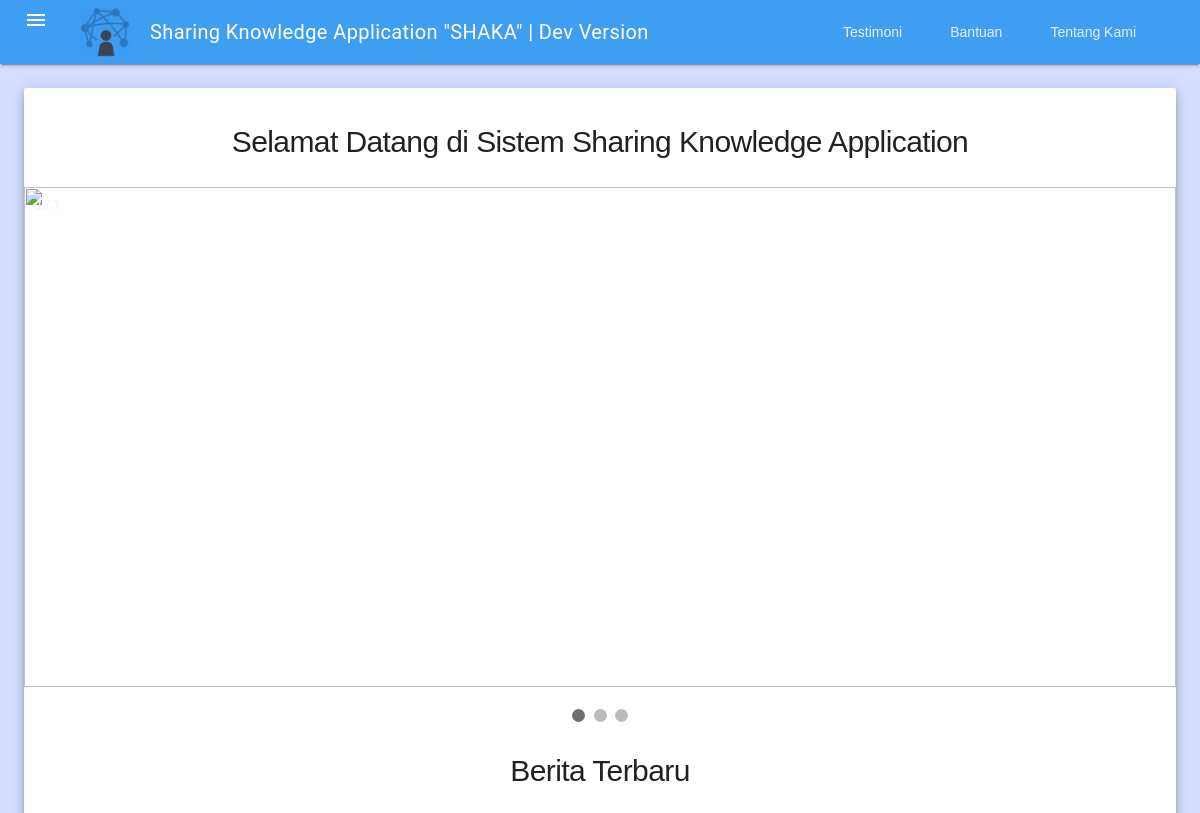
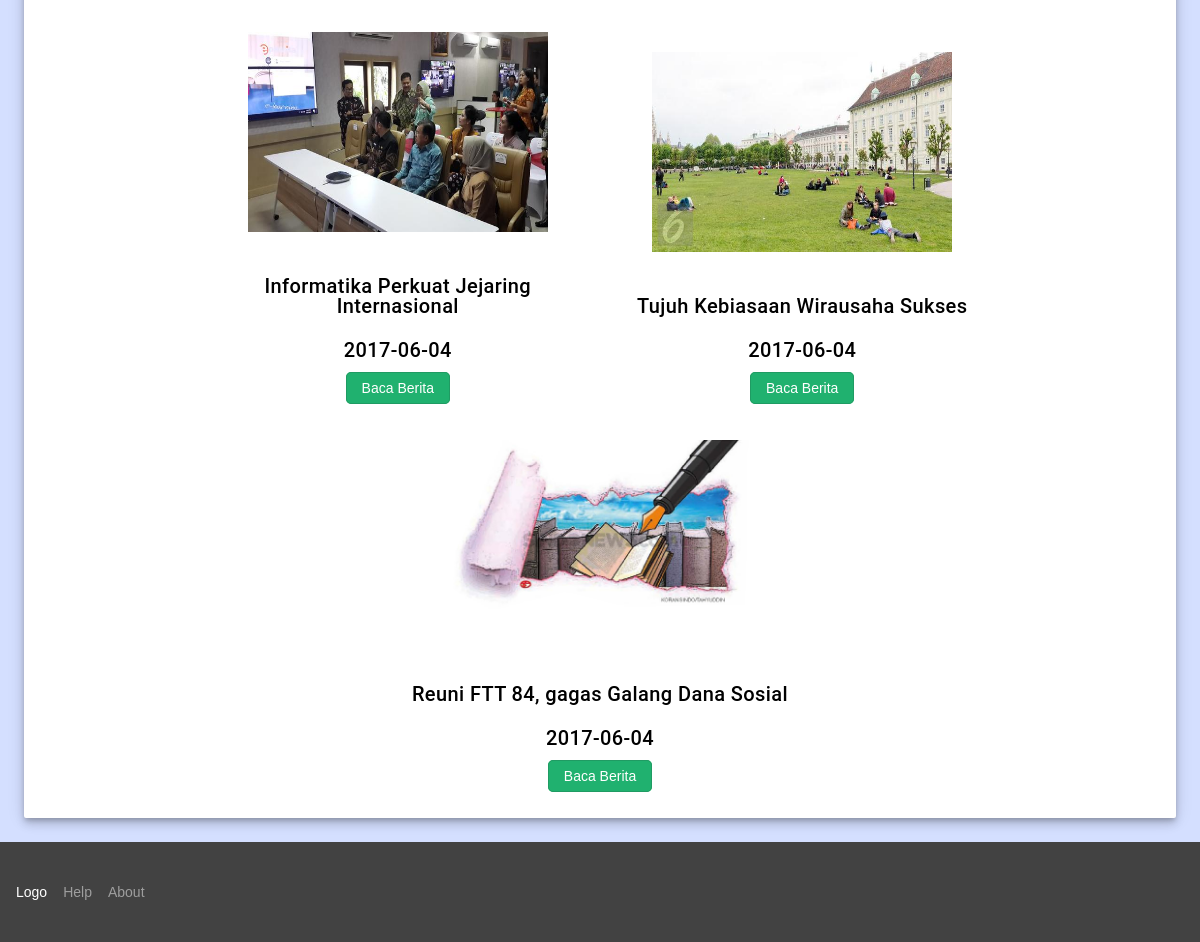
The page / on the database its author committed (2 pictures, top to bottom).
### tables this page shows
CREATE TABLE `berita` (
  `id` int(255) NOT NULL,
  `img` varchar(255) NOT NULL,
  `judul` varchar(255) NOT NULL,
  `tanggal` date NOT NULL,
  `informasi` longtext NOT NULL,
  `id_admin` int(15) NOT NULL
);

### index.php (the view, shortened to what this page needs)
<?php
  $query=mysql_query("SELECT * FROM berita");
?>
<!DOCTYPE html PUBLIC "-//W3C//DTD XHTML 1.0 Transitional//EN" "http://www.w3.org/TR/xhtml1/DTD/xhtml1-transitional.dtd">
<html xmlns="http://www.w3.org/1999/xhtml">
<head>
<link rel="stylesheet" href="https://code.getmdl.io/1.2.1/material.indigo-pink.min.css">
<link rel="stylesheet" type="text/css" href="material.min.css"/>
<link rel="stylesheet" type="text/css" href="css/style.css">
  <link rel="stylesheet" type="text/css" href="css/slide.css">
</head>
<body bgcolor="#D4DFFF">
	<div class="mdl-layout mdl-js-layout mdl-layout--fixed-header">
    	<header class="mdl-layout__header" style="background-color:#3e9ef2">
        	<div class="mdl-layout__header-row">
              <img src="Images/shaka.png" style="height: 50px; width: 50px; margin-right: 20px">
            	<span class="mdl-layout-title">Sharing Knowledge Application "SHAKA" | Dev Version</span>
                <nav class="mdl-navigation">
                	<a class="mdl-navigation__link" href="#">Testimoni</a>
                	<a class="mdl-navigation__link" href="#">Bantuan</a>
                    <a class="mdl-navigation__link" href="#">Tentang Kami</a>
                </nav>
            </div>
        </header>
        	<main class="mdl-layout__content" style="height:wrap">
            	<div class="page-content" style="min-height: 75vh">
                	<div class="mdl-grid">
                    	<div class="mdl-cell mdl-cell--12-col"><div class="demo-updates mdl-card mdl-shadow--6dp mdl-cell mdl-cell--4-col mdl-cell--4-col-tablet mdl-cell--12-col-desktop">
                        <div class="middle" style="margin-bottom:20px; padding-top:10px">
                           <h1 class="font" align="center">Selamat Datang di Sistem Sharing Knowledge Application</h1>
                			    <div class="slideshow-container">
                          <div class="mySlides fade">
                            <div class="numbertext">1 / 3</div>
                           <img class="radius2" src="Images/wall1.jpg" style="width: 100%; height: 500px">
                            <div class="text">Material Design</div>
                          </div>
                         <a class="prev" onclick="plusSlides(-1)">&#10094;</a>
                          <a class="next" onclick="plusSlides(1)">&#10095;</a>
                      </div>
                      <br>
                      <div style="text-align:center" class="slide">
                        <span class="dot" onclick="currentSlide(1)"></span>
                        <span class="dot" onclick="currentSlide(2)"></span>
                        <span class="dot" onclick="currentSlide(3)"></span>
                      </div>
                        <h1 class="font" align="center">Berita Terbaru</h1>
                        <center>
                        <div>
                          <?php
                            while($result=mysql_fetch_array($query))
                            { ?>
                            <div id="td1" style="border:1px; border-radius: 0px; width: 400px; height: wrap; display: inline-block;">
                                <center><img class="box" src="Images/<?php echo $result['img'];?>"></center>
                                  <center><h5><?php echo $result['judul'];?></h5></center>
                                  <center><h5><?php echo $result['tanggal'];?></h5></center>
                                  <center><a class="mdl-navigation__link" id="btn-submit" href="berita.php?id=<?php echo $result['id']; ?>">Baca Berita</a></center>
                            </div>
                              <?php $i++;
                            }
                          ?>
                          </div>
                          </center>
                        </div>
                            </div>
                        </div>
                    </div>
                </div>
            <div style="height: wrap">
          <footer class="mdl-mini-footer">
            <div class="mdl-mini-footer--left-section">
              <div class="mdl-logo">Logo</div>
                <ul class="mdl-mini-footer--link-list">
                  <li><a href="#">Help</a></li>
                    <li><a href="#">About</a></li>
                </ul>
            </div>
          </footer>
          </div>
          </main>
    </div>
</body>
</html>

### css/style.css (style rules this page uses)
* { box-sizing: border-box; }
html, body { margin: 0; font-family: Arial; }
.font { font-family: arial; font-size: 30px; font-style: inherit; }
#btn-submit { padding: 7px 15px; background: #00a65a; border-radius: 5px; border: 1px solid #008d4c; color: #fff; }
#td1 { text-align: center; padding: 10px; background-color: white; color: black; }
.box { height: 200px; width: 300px; border: 6px #424153; margin: 20px; }
.radius2 { width: 100%; border-radius: 0px; }
footer { text-align: center; background: #4256f4; color: white; }

### css/slide.css (style rules this page uses)
* { box-sizing:border-box }
.slideshow-container { width: wrap; height: 500px; position: relative; margin: auto; }
.mySlides { display: none; }
.prev, .next { cursor: pointer; position: absolute; top: 50%; width: auto; margin-top: -22px; padding: 16px; color: white; font-weight: bold; font-size: 18px; transition: 0.6s ease; border-radius: 0 3px 3px 0; }
.next { right: 0; border-radius: 3px 0 0 3px; }
.text { color: white; font-size: 15px; padding: 8px 12px; position: absolute; bottom: 8px; width: 100%; text-align: center; }
.numbertext { color: #f2f2f2; font-size: 12px; padding: 8px 12px; position: absolute; top: 0; }
.dot { cursor:pointer; height: 13px; width: 13px; margin: 0 2px; background-color: #bbb; border-radius: 50%; display: inline-block; transition: background-color 0.6s ease; }
.active, .dot:hover { background-color: #717171; }
.fade { -webkit-animation-name: fade; -webkit-animation-duration: 1.5s; animation-name: fade; animation-duration: 1.5s; }

### rows shown on the page
berita: img (picture), judul "Informatika Perkuat Jejaring Internasional", tanggal "2017-06-04"
berita: img (picture), judul "Tujuh Kebiasaan Wirausaha Sukses", tanggal "2017-06-04"
berita: img (picture), judul "Reuni FTT 84, gagas Galang Dana Sosial", tanggal "2017-06-04"
